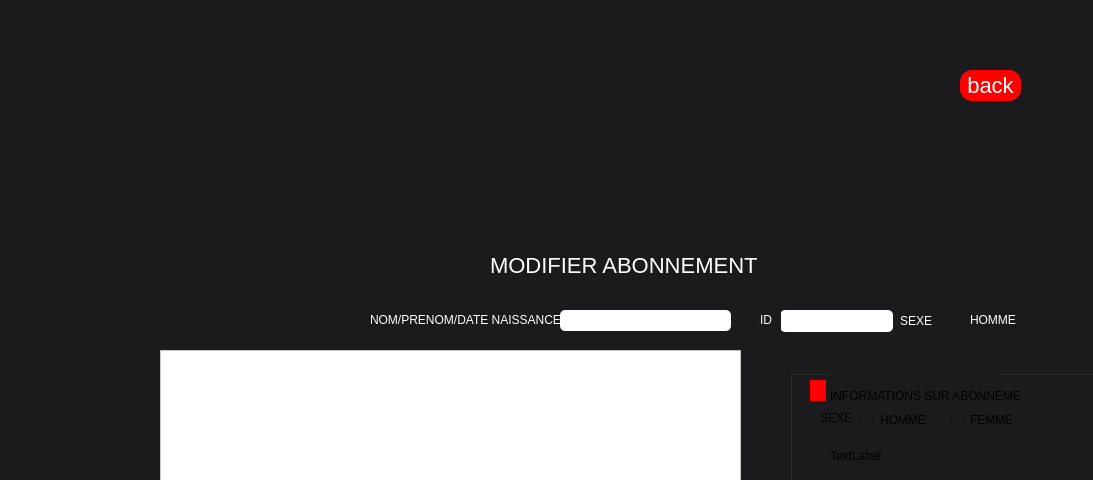
<?xml version="1.0" encoding="UTF-8"?>
<ui version="4.0">
 <class>modifier_abonnement</class>
 <widget class="QDialog" name="modifier_abonnement">
  <property name="geometry">
   <rect>
    <x>0</x>
    <y>0</y>
    <width>1093</width>
    <height>480</height>
   </rect>
  </property>
  <property name="windowTitle">
   <string>Dialog</string>
  </property>
  <property name="styleSheet">
   <string notr="true">background-color:#1b1a1c;</string>
  </property>
  <widget class="QLineEdit" name="lineEdit_2">
   <property name="geometry">
    <rect>
     <x>780</x>
     <y>310</y>
     <width>113</width>
     <height>22</height>
    </rect>
   </property>
   <property name="styleSheet">
    <string notr="true">
  border: 2px solid #ccc;
  border-radius: 5px;
  font-size: 16px;
  background-color:#fff;
  width: 100%;
border:none;</string>
   </property>
  </widget>
  <widget class="QLabel" name="label_2">
   <property name="geometry">
    <rect>
     <x>900</x>
     <y>310</y>
     <width>49</width>
     <height>21</height>
    </rect>
   </property>
   <property name="styleSheet">
    <string notr="true">color:#fff;
</string>
   </property>
   <property name="text">
    <string>SEXE</string>
   </property>
  </widget>
  <widget class="QRadioButton" name="radioButton">
   <property name="geometry">
    <rect>
     <x>350</x>
     <y>310</y>
     <width>221</width>
     <height>20</height>
    </rect>
   </property>
   <property name="styleSheet">
    <string notr="true">color:#fff;
</string>
   </property>
   <property name="text">
    <string>NOM/PRENOM/DATE NAISSANCE</string>
   </property>
  </widget>
  <widget class="QTableView" name="tableView">
   <property name="geometry">
    <rect>
     <x>160</x>
     <y>350</y>
     <width>581</width>
     <height>421</height>
    </rect>
   </property>
   <property name="styleSheet">
    <string notr="true">background-color:#fff;</string>
   </property>
  </widget>
  <widget class="QRadioButton" name="radioButton_2">
   <property name="geometry">
    <rect>
     <x>740</x>
     <y>310</y>
     <width>41</width>
     <height>20</height>
    </rect>
   </property>
   <property name="styleSheet">
    <string notr="true">color:#fff;
</string>
   </property>
   <property name="text">
    <string>ID</string>
   </property>
  </widget>
  <widget class="QLineEdit" name="lineEdit">
   <property name="geometry">
    <rect>
     <x>560</x>
     <y>310</y>
     <width>171</width>
     <height>21</height>
    </rect>
   </property>
   <property name="styleSheet">
    <string notr="true">
  border: 2px solid #ccc;
  border-radius: 5px;
  font-size: 16px;
  background-color:#fff;
  width: 100%;
border:none;</string>
   </property>
  </widget>
  <widget class="QGroupBox" name="groupBox">
   <property name="geometry">
    <rect>
     <x>790</x>
     <y>370</y>
     <width>311</width>
     <height>391</height>
    </rect>
   </property>
   <property name="title">
    <string/>
   </property>
   <widget class="QLabel" name="label_5">
    <property name="geometry">
     <rect>
      <x>60</x>
      <y>30</y>
      <width>171</width>
      <height>191</height>
     </rect>
    </property>
    <property name="text">
     <string>TextLabel</string>
    </property>
   </widget>
   <widget class="QLineEdit" name="lineEdit_3">
    <property name="geometry">
     <rect>
      <x>40</x>
      <y>170</y>
      <width>221</width>
      <height>22</height>
     </rect>
    </property>
    <property name="styleSheet">
     <string notr="true">
  border: 2px solid #ccc;
  border-radius: 5px;
  font-size: 16px;
  background-color:#fff;
  width: 100%;
border:none;
</string>
    </property>
   </widget>
   <widget class="QLineEdit" name="lineEdit_4">
    <property name="geometry">
     <rect>
      <x>40</x>
      <y>230</y>
      <width>221</width>
      <height>22</height>
     </rect>
    </property>
    <property name="styleSheet">
     <string notr="true">
  border: 2px solid #ccc;
  border-radius: 5px;
  font-size: 16px;
  background-color:#fff;
  width: 100%;
border:none;</string>
    </property>
   </widget>
   <widget class="QLabel" name="label_7">
    <property name="geometry">
     <rect>
      <x>40</x>
      <y>150</y>
      <width>121</width>
      <height>21</height>
     </rect>
    </property>
    <property name="styleSheet">
     <string notr="true">color:#fff;
</string>
    </property>
    <property name="text">
     <string>ABONNEMT(MOIS)</string>
    </property>
   </widget>
   <widget class="QLabel" name="label_8">
    <property name="geometry">
     <rect>
      <x>40</x>
      <y>200</y>
      <width>121</width>
      <height>21</height>
     </rect>
    </property>
    <property name="styleSheet">
     <string notr="true">color:#fff;
</string>
    </property>
    <property name="text">
     <string>MONTANT PAYE</string>
    </property>
   </widget>
   <widget class="QLabel" name="label_9">
    <property name="geometry">
     <rect>
      <x>40</x>
      <y>260</y>
      <width>121</width>
      <height>21</height>
     </rect>
    </property>
    <property name="styleSheet">
     <string notr="true">color:#fff;
</string>
    </property>
    <property name="text">
     <string>DATE DE DEBUT</string>
    </property>
   </widget>
   <widget class="QLabel" name="label_10">
    <property name="geometry">
     <rect>
      <x>40</x>
      <y>320</y>
      <width>121</width>
      <height>21</height>
     </rect>
    </property>
    <property name="styleSheet">
     <string notr="true">color:#fff;
</string>
    </property>
    <property name="text">
     <string>A PAYE(DH)</string>
    </property>
   </widget>
   <widget class="QRadioButton" name="radioButton_3">
    <property name="geometry">
     <rect>
      <x>70</x>
      <y>40</y>
      <width>89</width>
      <height>20</height>
     </rect>
    </property>
    <property name="text">
     <string>HOMME</string>
    </property>
   </widget>
   <widget class="QLabel" name="label_4">
    <property name="geometry">
     <rect>
      <x>30</x>
      <y>40</y>
      <width>31</width>
      <height>16</height>
     </rect>
    </property>
    <property name="text">
     <string>SEXE:</string>
    </property>
   </widget>
   <widget class="QRadioButton" name="radioButton_4">
    <property name="geometry">
     <rect>
      <x>160</x>
      <y>40</y>
      <width>61</width>
      <height>20</height>
     </rect>
    </property>
    <property name="text">
     <string>FEMME</string>
    </property>
   </widget>
   <widget class="QLabel" name="label_11">
    <property name="geometry">
     <rect>
      <x>40</x>
      <y>16</y>
      <width>191</width>
      <height>20</height>
     </rect>
    </property>
    <property name="text">
     <string>INFORMATIONS SUR ABONNEMENT</string>
    </property>
   </widget>
   <widget class="QLabel" name="label_12">
    <property name="geometry">
     <rect>
      <x>20</x>
      <y>10</y>
      <width>16</width>
      <height>21</height>
     </rect>
    </property>
    <property name="styleSheet">
     <string notr="true">background-color:red;</string>
    </property>
    <property name="text">
     <string/>
    </property>
   </widget>
   <widget class="QDateEdit" name="dateEdit">
    <property name="geometry">
     <rect>
      <x>40</x>
      <y>280</y>
      <width>221</width>
      <height>25</height>
     </rect>
    </property>
    <property name="styleSheet">
     <string notr="true">
  border: 2px solid #ccc;
  border-radius: 5px;
  font-size: 16px;
  background-color:#fff;
  width: 100%;
border:none;
color:black;</string>
    </property>
   </widget>
   <widget class="QGroupBox" name="groupBox_2">
    <property name="geometry">
     <rect>
      <x>0</x>
      <y>0</y>
      <width>311</width>
      <height>391</height>
     </rect>
    </property>
    <property name="title">
     <string/>
    </property>
    <widget class="QLabel" name="label_13">
     <property name="geometry">
      <rect>
       <x>40</x>
       <y>-10</y>
       <width>171</width>
       <height>191</height>
      </rect>
     </property>
     <property name="text">
      <string>TextLabel</string>
     </property>
    </widget>
    <widget class="QLineEdit" name="lineEdit_5">
     <property name="geometry">
      <rect>
       <x>40</x>
       <y>130</y>
       <width>221</width>
       <height>22</height>
      </rect>
     </property>
     <property name="styleSheet">
      <string notr="true">
  border: 2px solid #ccc;
  border-radius: 5px;
  font-size: 16px;
  background-color:#fff;
  width: 100%;
border:none;
</string>
     </property>
    </widget>
    <widget class="QLineEdit" name="lineEdit_6">
     <property name="geometry">
      <rect>
       <x>40</x>
       <y>180</y>
       <width>221</width>
       <height>22</height>
      </rect>
     </property>
     <property name="styleSheet">
      <string notr="true">
  border: 2px solid #ccc;
  border-radius: 5px;
  font-size: 16px;
  background-color:#fff;
  width: 100%;
border:none;</string>
     </property>
    </widget>
    <widget class="QLabel" name="label_14">
     <property name="geometry">
      <rect>
       <x>40</x>
       <y>110</y>
       <width>121</width>
       <height>21</height>
      </rect>
     </property>
     <property name="styleSheet">
      <string notr="true">color:#fff;
</string>
     </property>
     <property name="text">
      <string>ABONNEMT(MOIS)</string>
     </property>
    </widget>
    <widget class="QLabel" name="label_15">
     <property name="geometry">
      <rect>
       <x>40</x>
       <y>160</y>
       <width>121</width>
       <height>21</height>
      </rect>
     </property>
     <property name="styleSheet">
      <string notr="true">color:#fff;
</string>
     </property>
     <property name="text">
      <string>MONTANT PAYE</string>
     </property>
    </widget>
    <widget class="QLabel" name="label_16">
     <property name="geometry">
      <rect>
       <x>40</x>
       <y>210</y>
       <width>121</width>
       <height>21</height>
      </rect>
     </property>
     <property name="styleSheet">
      <string notr="true">color:#fff;
</string>
     </property>
     <property name="text">
      <string>DATE DE DEBUT</string>
     </property>
    </widget>
    <widget class="QLabel" name="label_17">
     <property name="geometry">
      <rect>
       <x>40</x>
       <y>270</y>
       <width>121</width>
       <height>21</height>
      </rect>
     </property>
     <property name="styleSheet">
      <string notr="true">color:#fff;
</string>
     </property>
     <property name="text">
      <string>A PAYE(DH)</string>
     </property>
    </widget>
    <widget class="QRadioButton" name="radioButton_6">
     <property name="geometry">
      <rect>
       <x>70</x>
       <y>40</y>
       <width>89</width>
       <height>20</height>
      </rect>
     </property>
     <property name="text">
      <string>HOMME</string>
     </property>
    </widget>
    <widget class="QLabel" name="label_18">
     <property name="geometry">
      <rect>
       <x>30</x>
       <y>40</y>
       <width>31</width>
       <height>16</height>
      </rect>
     </property>
     <property name="text">
      <string>SEXE:</string>
     </property>
    </widget>
    <widget class="QRadioButton" name="radioButton_7">
     <property name="geometry">
      <rect>
       <x>160</x>
       <y>40</y>
       <width>61</width>
       <height>20</height>
      </rect>
     </property>
     <property name="text">
      <string>FEMME</string>
     </property>
    </widget>
    <widget class="QLabel" name="label_19">
     <property name="geometry">
      <rect>
       <x>40</x>
       <y>16</y>
       <width>191</width>
       <height>20</height>
      </rect>
     </property>
     <property name="text">
      <string>INFORMATIONS SUR ABONNEMENT</string>
     </property>
    </widget>
    <widget class="QLabel" name="label_20">
     <property name="geometry">
      <rect>
       <x>20</x>
       <y>10</y>
       <width>16</width>
       <height>21</height>
      </rect>
     </property>
     <property name="styleSheet">
      <string notr="true">background-color:red;</string>
     </property>
     <property name="text">
      <string/>
     </property>
    </widget>
    <widget class="QDateEdit" name="dateEdit_2">
     <property name="geometry">
      <rect>
       <x>40</x>
       <y>230</y>
       <width>221</width>
       <height>25</height>
      </rect>
     </property>
     <property name="styleSheet">
      <string notr="true">
  border: 2px solid #ccc;
  border-radius: 5px;
  font-size: 16px;
  background-color:#fff;
  width: 100%;
border:none;
color:black;</string>
     </property>
    </widget>
    <widget class="QLabel" name="label_21">
     <property name="geometry">
      <rect>
       <x>40</x>
       <y>290</y>
       <width>121</width>
       <height>21</height>
      </rect>
     </property>
     <property name="styleSheet">
      <string notr="true">color:#fff;
</string>
     </property>
     <property name="text">
      <string>A PAYE(DH)</string>
     </property>
    </widget>
    <widget class="QPushButton" name="pushButton">
     <property name="geometry">
      <rect>
       <x>30</x>
       <y>340</y>
       <width>80</width>
       <height>24</height>
      </rect>
     </property>
     <property name="text">
      <string>CONFIRMER</string>
     </property>
    </widget>
    <widget class="QGroupBox" name="groupBox_3">
     <property name="geometry">
      <rect>
       <x>0</x>
       <y>0</y>
       <width>311</width>
       <height>391</height>
      </rect>
     </property>
     <property name="title">
      <string/>
     </property>
     <widget class="QLabel" name="label_22">
      <property name="geometry">
       <rect>
        <x>40</x>
        <y>-10</y>
        <width>171</width>
        <height>191</height>
       </rect>
      </property>
      <property name="text">
       <string>TextLabel</string>
      </property>
     </widget>
     <widget class="QLineEdit" name="lineEdit_7">
      <property name="geometry">
       <rect>
        <x>40</x>
        <y>130</y>
        <width>221</width>
        <height>22</height>
       </rect>
      </property>
      <property name="styleSheet">
       <string notr="true">
  border: 2px solid #ccc;
  border-radius: 5px;
  font-size: 16px;
  background-color:#fff;
  width: 100%;
border:none;
</string>
      </property>
     </widget>
     <widget class="QLineEdit" name="lineEdit_8">
      <property name="geometry">
       <rect>
        <x>40</x>
        <y>180</y>
        <width>221</width>
        <height>22</height>
       </rect>
      </property>
      <property name="styleSheet">
       <string notr="true">
  border: 2px solid #ccc;
  border-radius: 5px;
  font-size: 16px;
  background-color:#fff;
  width: 100%;
border:none;</string>
      </property>
     </widget>
     <widget class="QLabel" name="label_23">
      <property name="geometry">
       <rect>
        <x>40</x>
        <y>110</y>
        <width>121</width>
        <height>21</height>
       </rect>
      </property>
      <property name="styleSheet">
       <string notr="true">color:#fff;
</string>
      </property>
      <property name="text">
       <string>ABONNEMT(MOIS)</string>
      </property>
     </widget>
     <widget class="QLabel" name="label_24">
      <property name="geometry">
       <rect>
        <x>40</x>
        <y>160</y>
        <width>121</width>
        <height>21</height>
       </rect>
      </property>
      <property name="styleSheet">
       <string notr="true">color:#fff;
</string>
      </property>
      <property name="text">
       <string>MONTANT PAYE</string>
      </property>
     </widget>
     <widget class="QLabel" name="label_25">
      <property name="geometry">
       <rect>
        <x>40</x>
        <y>210</y>
        <width>121</width>
        <height>21</height>
       </rect>
      </property>
      <property name="styleSheet">
       <string notr="true">color:#fff;
</string>
      </property>
      <property name="text">
       <string>DATE DE DEBUT</string>
      </property>
     </widget>
     <widget class="QLabel" name="label_26">
      <property name="geometry">
       <rect>
        <x>40</x>
        <y>270</y>
        <width>121</width>
        <height>21</height>
       </rect>
      </property>
      <property name="styleSheet">
       <string notr="true">color:#fff;
</string>
      </property>
      <property name="text">
       <string>A PAYE(DH)</string>
      </property>
     </widget>
     <widget class="QRadioButton" name="radioButton_8">
      <property name="geometry">
       <rect>
        <x>70</x>
        <y>40</y>
        <width>89</width>
        <height>20</height>
       </rect>
      </property>
      <property name="text">
       <string>HOMME</string>
      </property>
     </widget>
     <widget class="QLabel" name="label_27">
      <property name="geometry">
       <rect>
        <x>30</x>
        <y>40</y>
        <width>31</width>
        <height>16</height>
       </rect>
      </property>
      <property name="text">
       <string>SEXE:</string>
      </property>
     </widget>
     <widget class="QRadioButton" name="radioButton_9">
      <property name="geometry">
       <rect>
        <x>160</x>
        <y>40</y>
        <width>61</width>
        <height>20</height>
       </rect>
      </property>
      <property name="text">
       <string>FEMME</string>
      </property>
     </widget>
     <widget class="QLabel" name="label_28">
      <property name="geometry">
       <rect>
        <x>40</x>
        <y>16</y>
        <width>191</width>
        <height>20</height>
       </rect>
      </property>
      <property name="text">
       <string>INFORMATIONS SUR ABONNEMENT</string>
      </property>
     </widget>
     <widget class="QLabel" name="label_29">
      <property name="geometry">
       <rect>
        <x>20</x>
        <y>10</y>
        <width>16</width>
        <height>21</height>
       </rect>
      </property>
      <property name="styleSheet">
       <string notr="true">background-color:red;</string>
      </property>
      <property name="text">
       <string/>
      </property>
     </widget>
     <widget class="QDateEdit" name="dateEdit_3">
      <property name="geometry">
       <rect>
        <x>40</x>
        <y>230</y>
        <width>221</width>
        <height>25</height>
       </rect>
      </property>
      <property name="styleSheet">
       <string notr="true">
  border: 2px solid #ccc;
  border-radius: 5px;
  font-size: 16px;
  background-color:#fff;
  width: 100%;
border:none;
color:black;</string>
      </property>
     </widget>
     <widget class="QLabel" name="label_30">
      <property name="geometry">
       <rect>
        <x>40</x>
        <y>290</y>
        <width>121</width>
        <height>21</height>
       </rect>
      </property>
      <property name="styleSheet">
       <string notr="true">color:#fff;
</string>
      </property>
      <property name="text">
       <string>A PAYE(DH)</string>
      </property>
     </widget>
     <widget class="QPushButton" name="pushButton_2">
      <property name="geometry">
       <rect>
        <x>30</x>
        <y>340</y>
        <width>121</width>
        <height>24</height>
       </rect>
      </property>
      <property name="styleSheet">
       <string notr="true">background-color:red;</string>
      </property>
      <property name="text">
       <string>CONFIRMER</string>
      </property>
     </widget>
     <widget class="QPushButton" name="pushButton_3">
      <property name="geometry">
       <rect>
        <x>160</x>
        <y>340</y>
        <width>111</width>
        <height>24</height>
       </rect>
      </property>
      <property name="text">
       <string>ANNULER</string>
      </property>
     </widget>
    </widget>
   </widget>
  </widget>
  <widget class="QLabel" name="label">
   <property name="geometry">
    <rect>
     <x>490</x>
     <y>250</y>
     <width>291</width>
     <height>31</height>
    </rect>
   </property>
   <property name="styleSheet">
    <string notr="true">font-size:22px;
color:#fff;
</string>
   </property>
   <property name="text">
    <string>MODIFIER ABONNEMENT</string>
   </property>
  </widget>
  <widget class="QRadioButton" name="radioButton_5">
   <property name="geometry">
    <rect>
     <x>950</x>
     <y>310</y>
     <width>71</width>
     <height>20</height>
    </rect>
   </property>
   <property name="styleSheet">
    <string notr="true">color:#fff;
</string>
   </property>
   <property name="text">
    <string>HOMME</string>
   </property>
  </widget>
  <widget class="QPushButton" name="pushButton_4">
   <property name="geometry">
    <rect>
     <x>960</x>
     <y>70</y>
     <width>61</width>
     <height>31</height>
    </rect>
   </property>
   <property name="styleSheet">
    <string notr="true">background-color:red;
color:#fff;
border-radius:12px;
font-size:22px;</string>
   </property>
   <property name="text">
    <string>back</string>
   </property>
  </widget>
 </widget>
 <resources/>
 <connections/>
</ui>
